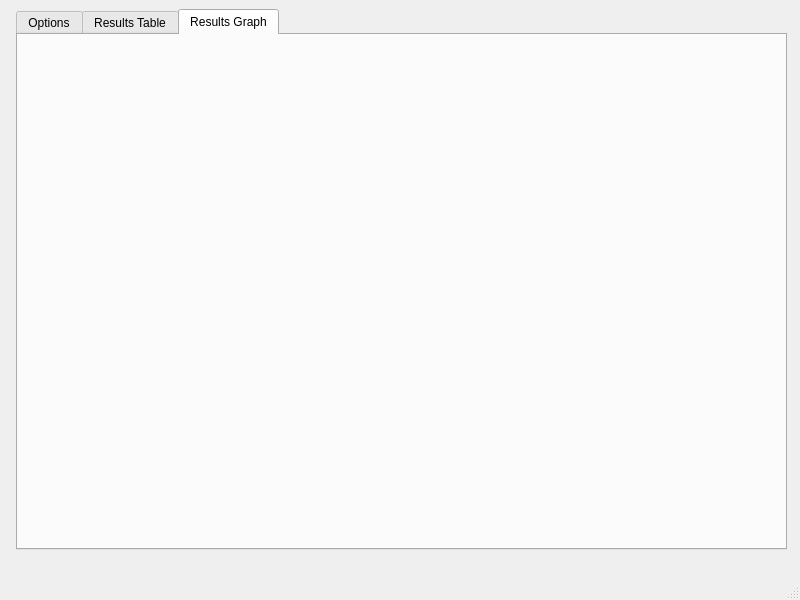
<?xml version="1.0" encoding="UTF-8"?>
<ui version="4.0">
 <class>MainWindow</class>
 <widget class="QMainWindow" name="MainWindow">
  <property name="geometry">
   <rect>
    <x>0</x>
    <y>0</y>
    <width>800</width>
    <height>600</height>
   </rect>
  </property>
  <property name="windowTitle">
   <string>MainWindow</string>
  </property>
  <widget class="QWidget" name="centralwidget">
   <widget class="QTabWidget" name="tabWidget">
    <property name="geometry">
     <rect>
      <x>16</x>
      <y>9</y>
      <width>771</width>
      <height>541</height>
     </rect>
    </property>
    <property name="currentIndex">
     <number>2</number>
    </property>
    <widget class="QWidget" name="Options">
     <attribute name="title">
      <string>Options</string>
     </attribute>
    </widget>
    <widget class="QWidget" name="Table">
     <attribute name="title">
      <string>Results Table</string>
     </attribute>
     <widget class="QTableWidget" name="tableWidget">
      <property name="geometry">
       <rect>
        <x>10</x>
        <y>10</y>
        <width>741</width>
        <height>491</height>
       </rect>
      </property>
     </widget>
    </widget>
    <widget class="QWidget" name="Graph">
     <attribute name="title">
      <string>Results Graph</string>
     </attribute>
    </widget>
   </widget>
  </widget>
  <widget class="QMenuBar" name="menubar">
   <property name="geometry">
    <rect>
     <x>0</x>
     <y>0</y>
     <width>800</width>
     <height>21</height>
    </rect>
   </property>
  </widget>
  <widget class="QStatusBar" name="statusbar"/>
 </widget>
 <resources/>
 <connections/>
</ui>
